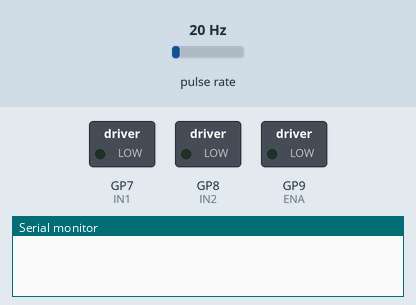
Simulated run of this sketch. Board: Raspberry Pi Pico. Shown: switched loads named in the sketch (green lamp = pin HIGH), the last lines printed to the serial monitor. Wiring (inferred from the names in the program): pulse sensor: data GP2. The test bench sets the inputs (shaded band); at power-on: pulse rate 20 Hz.

Above: at 0.01 s.
At 1.26 s:
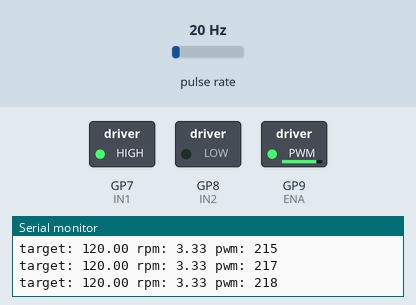
1.3 s: pulse rate (sensor on GP2) set to 150 Hz
Timing chart, 0 to 5.3 s (numbered marks = the images above; inputs shaded):
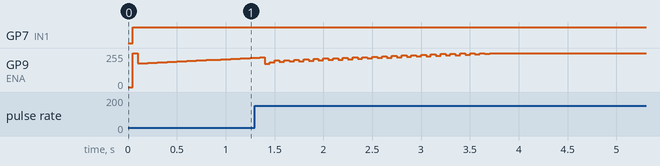

The sketch:

dc_motor_l298n_pid.ino
```cpp
// snippet: dc_motor_l298n_pid
// tags: motor, l298n, dc, pid, encoder, closed-loop, speed, control, feedback
// boards: avr, esp32, megaavr, nano33iot, romi32u4, rp2040
// library: none (raw GPIO)
// description: L298N DC motor with encoder feedback and PID closed-loop speed control
//   Encoder ticks counted via interrupt. PID adjusts PWM to match target RPM.
//   Motor direction via IN1/IN2, speed via ENA (PWM). Encoder on interrupt pin 2.
// prompts: L298N PID motor, DC motor speed control PID, encoder motor control, closed loop motor, L298N encoder feedback, motor RPM control, DC motor PID speed
// not-tags: stepper, servo, brushless, esc
// exact-include:

// Motor pins (L298N)
#define ENA 9    // PWM speed
#define IN1 7
#define IN2 8

// Encoder
#define ENC_A 2  // interrupt-capable pin
const int TICKS_PER_REV = 360;

volatile long encoderTicks = 0;
long prevTicks = 0;
float targetRPM = 120.0;
float kp = 1.5, ki = 0.3, kd = 0.05;
float integral = 0.0, prevError = 0.0;
int pwmOut = 0;
unsigned long prevMs = 0;

void encoderISR() { encoderTicks++; }

void setMotor(int speed) {
  if (speed >= 0) {
    digitalWrite(IN1, HIGH);
    digitalWrite(IN2, LOW);
  } else {
    digitalWrite(IN1, LOW);
    digitalWrite(IN2, HIGH);
    speed = -speed;
  }
  analogWrite(ENA, constrain(speed, 0, 255));
}

void setup() {
  Serial.begin(115200);
  pinMode(ENA, OUTPUT);
  pinMode(IN1, OUTPUT);
  pinMode(IN2, OUTPUT);
  pinMode(ENC_A, INPUT_PULLUP);
  attachInterrupt(digitalPinToInterrupt(ENC_A), encoderISR, RISING);
  prevMs = millis();
}

void loop() {
  unsigned long now = millis();
  if (now - prevMs < 50) return;   // 20 Hz PID update
  float dt = (now - prevMs) / 1000.0;
  prevMs = now;

  // Measure RPM from encoder ticks
  noInterrupts();
  long ticks = encoderTicks;
  interrupts();
  long dTicks = ticks - prevTicks;
  prevTicks = ticks;
  float measuredRPM = (dTicks / (float)TICKS_PER_REV) * (60.0 / dt);

  // PID
  float error = targetRPM - measuredRPM;
  integral += error * dt;
  integral  = constrain(integral, -500.0, 500.0);
  float derivative = (error - prevError) / dt;
  prevError = error;
  float output = kp * error + ki * integral + kd * derivative;

  pwmOut = constrain((int)output, 0, 255);
  setMotor(pwmOut);

  Serial.print("target: "); Serial.print(targetRPM);
  Serial.print(" rpm: ");   Serial.print(measuredRPM);
  Serial.print(" pwm: ");   Serial.println(pwmOut);
}
```
